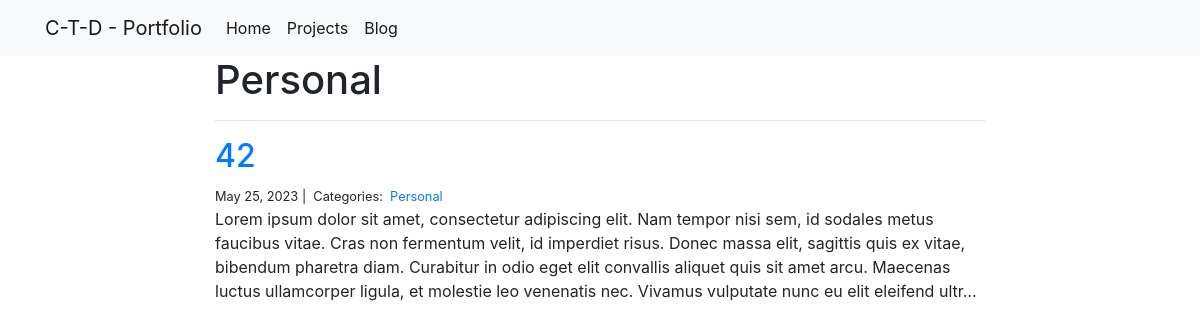
The page /blog/Personal/ on the database its author committed.
### blog/models.py (models this page shows)
class Category(models.Model):
    name = models.CharField(max_length=20)

class Post(models.Model):
    title = models.CharField(max_length=250)
    body = models.TextField()
    created_on = models.DateTimeField(auto_now_add=True)
    last_modified = models.DateTimeField(auto_now=True)
    categories = models.ManyToManyField('Category', related_name='Post')

### blog/views.py (the view)
# urls.py: path('<category>/', views.BlogCategory.as_view(), name='blog_category'),
class BlogCategory(View):
    @staticmethod
    def get(request, category):
        posts = Post.objects.filter(categories__name__contains=category).order_by('-created_on')
        context = {
            'category': category,
            'posts': posts
        }
        return render(request, 'blog/blog_category.html', context)

### templates/blog/blog_category.html (shortened to what this page needs)
{% extends 'base.html' %}
{% load static %}
        {% block page_content %}
        <div class="col-md-8 offset-md-2">
            <h1>{{ category | title }}</h1>
            <hr>
            {% for post in posts %}
                <h2><a href="{% url 'blog:blog_detail' post.pk%}">{{ post.title }}</a></h2>
                <small>
                    {{ post.created_on.date }} |&nbsp;
                    Categories:&nbsp;
                    {% for category in post.categories.all %}
                    <a href="{% url 'blog:blog_category' category.name %}">
                        {{ category.name }}
                    </a>&nbsp;
                    {% endfor %}
                </small>
                <p>{{ post.body | slice:":400" }}...</p>
            {% endfor %}
        </div>
        {% endblock %}

### rows shown on the page
Category: name "Personal"
Post: title "42", created_on "May 25, 2023", body "Lorem ipsum dolor sit amet, consectetur adipiscing elit. Nam tempor nisi sem, id sodales metus faucibus vitae. Cras non fermentum velit, id imperdiet risus. Donec massa elit, sagittis quis ex vitae, bibendum pharetra diam. Curabitur in odio eget elit convallis aliquet quis sit amet arcu. Maecenas luctus ullamcorper ligula, et molestie leo venenatis nec. Vivamus vulputate nunc eu elit eleifend ultr"
